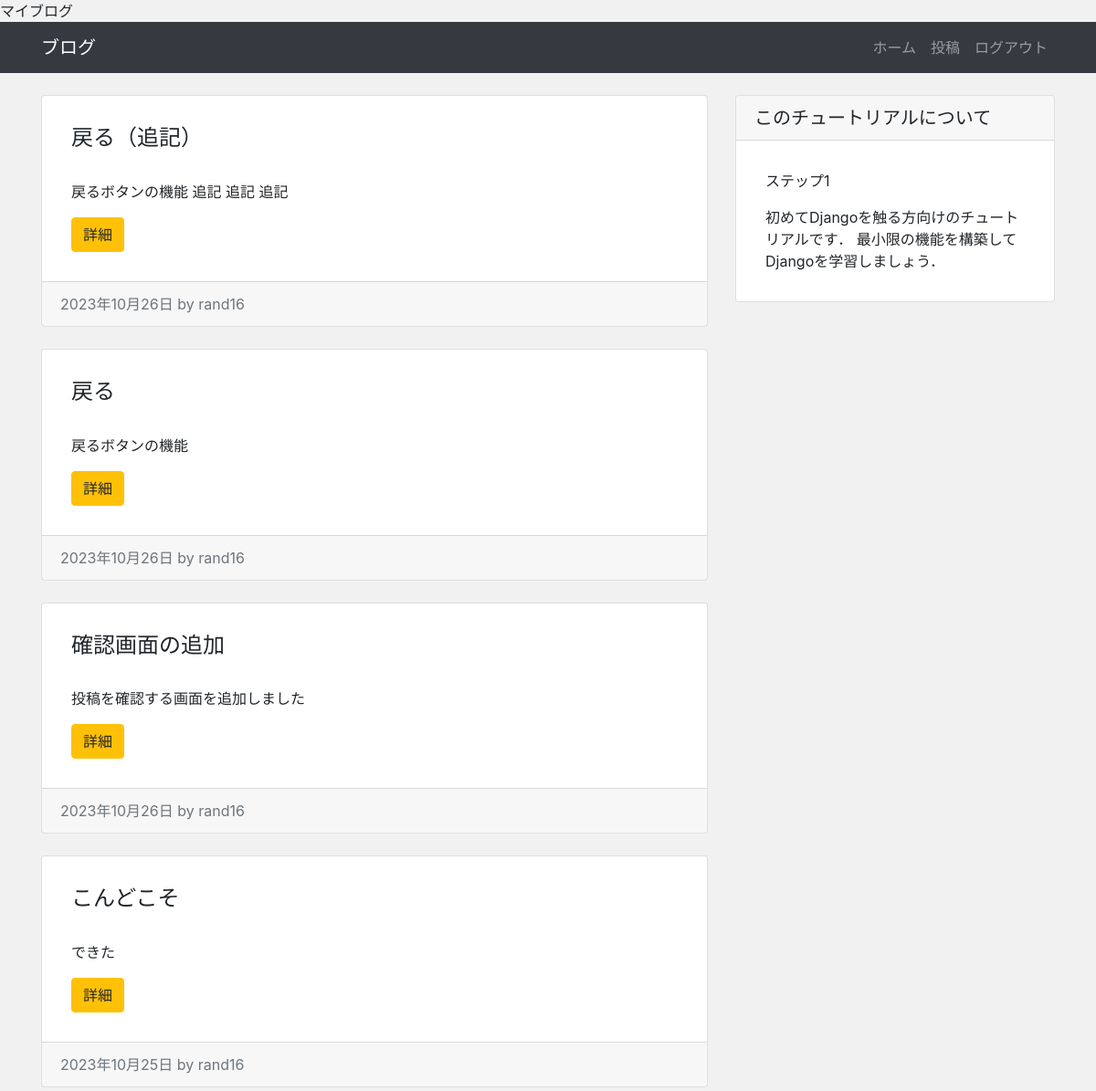
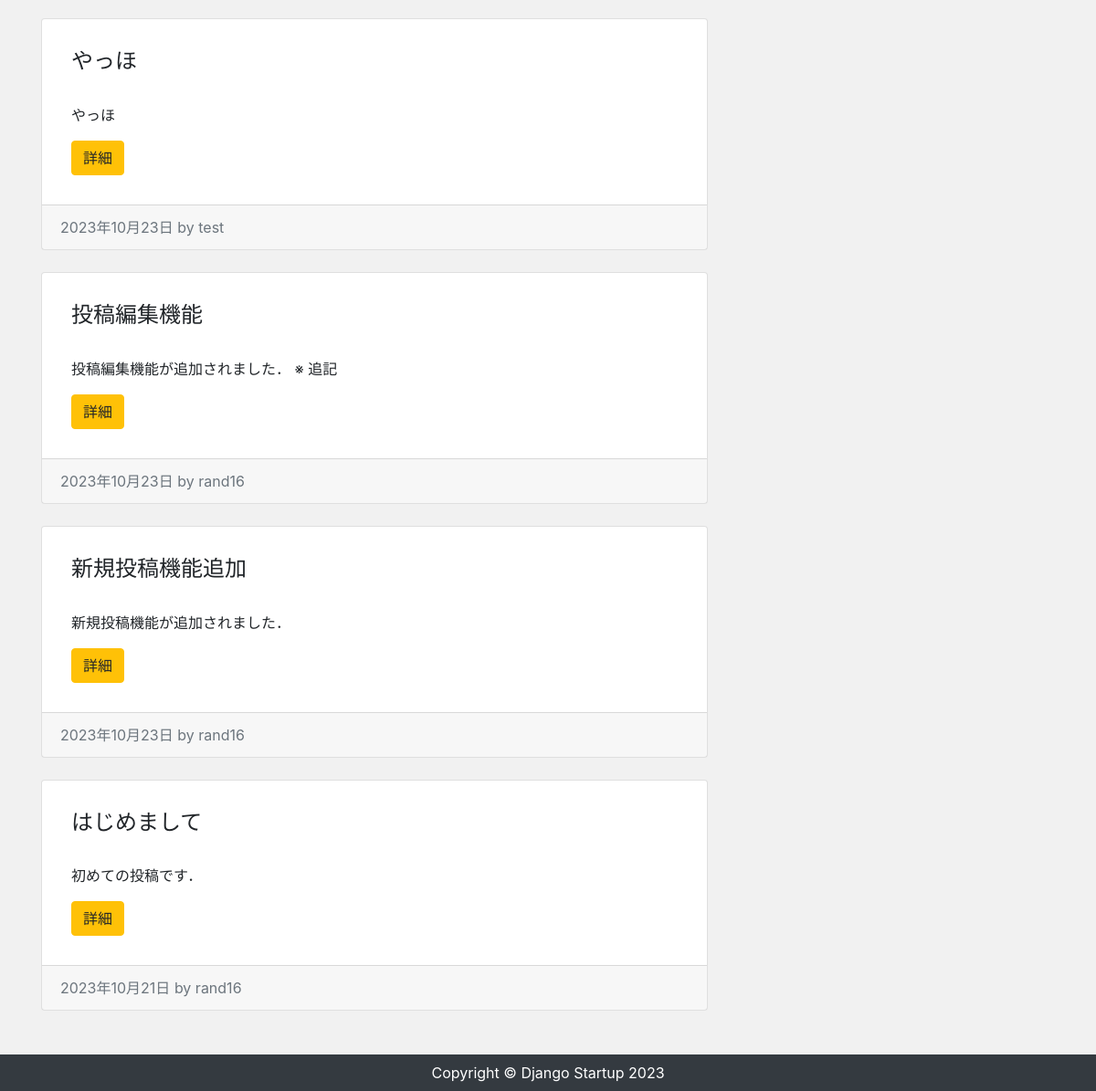
The app's page / (signed in) with its own data (2 pictures, top to bottom).
### blog/models.py (models this page shows, shortened)
class Post(models.Model):
    author = models.ForeignKey(settings.AUTH_USER_MODEL, on_delete=models.CASCADE)
    title = models.CharField("タイトル", max_length=255)
    content = models.TextField("本文")
    created_at = models.DateField("作成日", default=timezone.now)

### blog/views.py (the view)
# urls.py: path('', views.IndexView.as_view(), name='index'),
class IndexView(TemplateView):
    template_name = "blog/index.html"
    def get_context_data(self, **kwargs):
        context = super().get_context_data(**kwargs)
        post_data = Post.objects.order_by('-id')
        context["post_data"] = post_data
        return context

### blog/templates/blog/index.html (shortened to what this page needs)
{% extends "blog/base.html" %}
{% block content %}
<div class="row my-4">
    <div class="col-md-8">
        {% for post in post_data %}
            <div class="card mb-4">
                <div class="card-body">
                    <h2 class="card-title">{{ post.title }}</h2>
                    <p class="card-text">{{ post.content|truncatechars:100 }}</p>
                    <div class="btn btn-warning">詳細</div>
                </div>
                <div class="card-footer text-muted">
                    {{ post.created_at|date }} by {{ post.author }}
                </div>
            </div>
        {% endfor %}
    </div>
    <div class="col-md-4">
        <div class="card">
            <h5 class="card-header">このチュートリアルについて</h5>
            <div class="card-body">
                <p>ステップ1</p>
                <p class="mb-0">
                    初めてDjangoを触る方向けのチュートリアルです．
                    最小限の機能を構築してDjangoを学習しましょう．
                </p>
            </div>
        </div>
    </div>
</div>
{% endblock %}

### blog/static/css/style.css (style rules this page uses)
* { margin: 0; padding: 0; box-sizing: border-box; }
body { background-color: #f1f1f1; display: flexbox; flex-flow: column; min-height: 100vh; }
.card-title { margin-bottom: 2rem; font-size: 1.5rem; }
.card-body { padding: 2rem; }

### records on screen
Post: title "戻る（追記）", content "戻るボタンの機能 追記 追記 追記", created_at "2023年10月26日", author "rand16"
Post: title "戻る", content "戻るボタンの機能", created_at "2023年10月26日", author "rand16"
Post: title "確認画面の追加", content "投稿を確認する画面を追加しました", created_at "2023年10月26日", author "rand16"
Post: title "こんどこそ", content "できた", created_at "2023年10月25日", author "rand16"
Post: title "やっほ", content "やっほ", created_at "2023年10月23日", author "test"
Post: title "投稿編集機能", content "投稿編集機能が追加されました． ※ 追記", created_at "2023年10月23日", author "rand16"
Post: title "新規投稿機能追加", content "新規投稿機能が追加されました．", created_at "2023年10月23日", author "rand16"
Post: title "はじめまして", content "初めての投稿です．", created_at "2023年10月21日", author "rand16"
